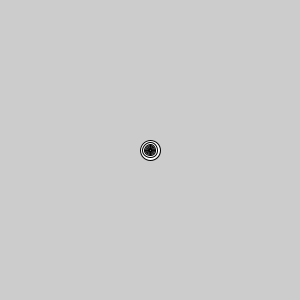
Frame 1 (no input)
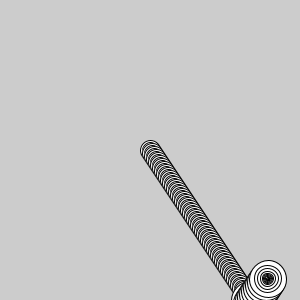
Frame 60 (the mouse pressed at the canvas centre just before this capture)
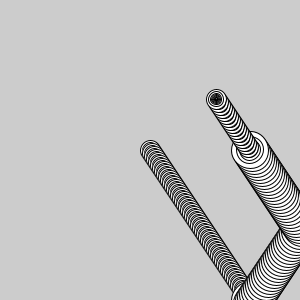
Frame 120 (the mouse held since frame 60 and released just before this capture)

The Processing sketch that drew these frames (run headless with seeded random() and noise(); from frame 60 on, the mouse is pressed at the canvas centre):

// Processing sketch: rods_and_springs
// ── rods_and_springs.pde
void setup() {
  size(300,300);
}

int t = 0;
int s = 0;
int ds = 3;
int dt = 2;

void draw() {
  
  drawCircle(width/2+t, height/2+s, 20*(1+sin(t/100)));
  s += ds;
  t += dt;
  
  if (width/2+t > width || width/2+t < 0) dt *= -1;
  
  if (height/2+s > height || height/2+s < 0) ds *= -1;
  
}


void drawCircle(int x, int y, float radius) {
  ellipse(x, y, radius, radius);
  if(radius > 2) {
    radius *= 0.75f;
    drawCircle(x, y, radius);
  }
}
